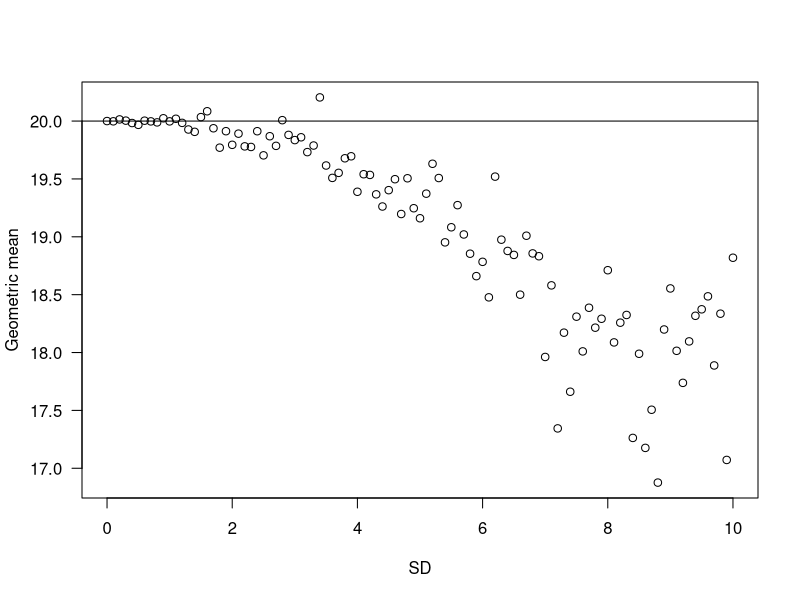
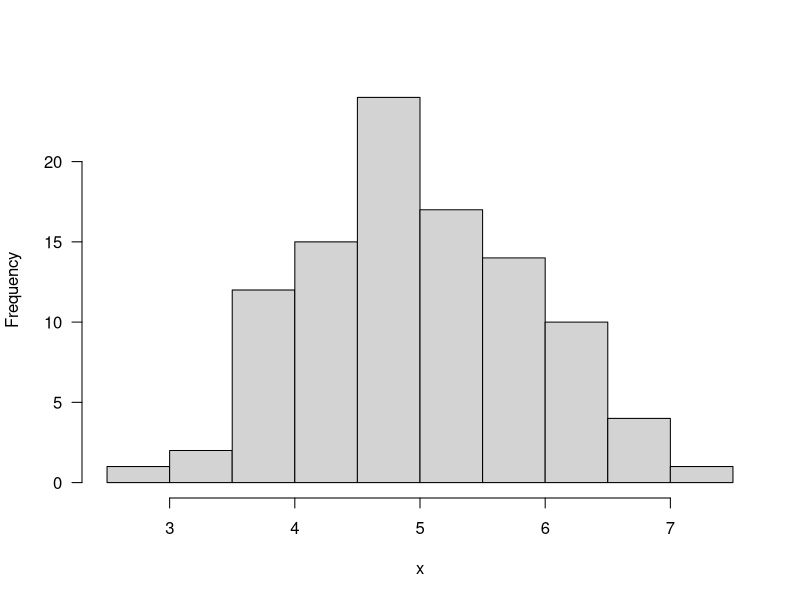
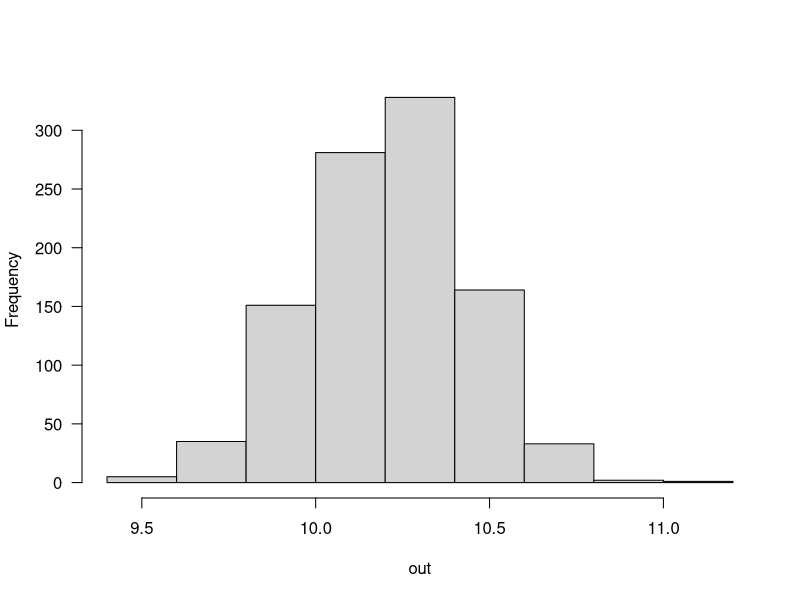
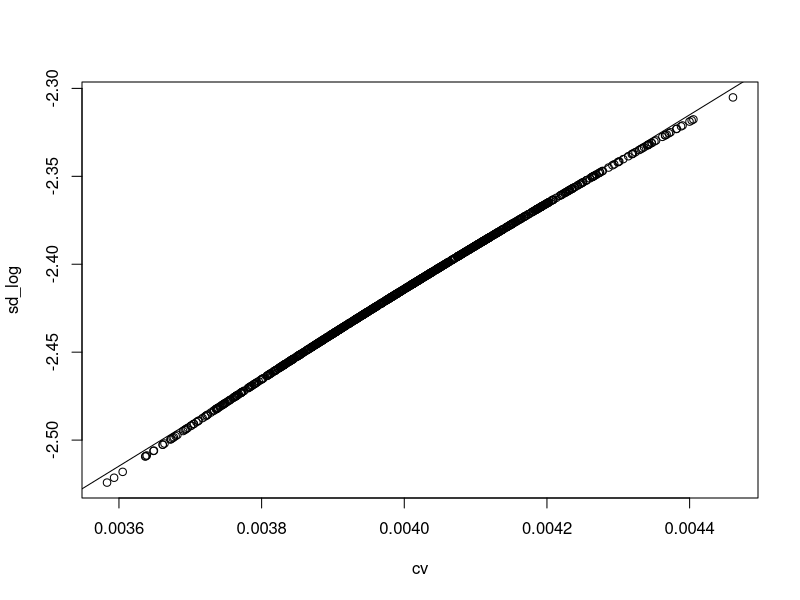

Source code (R) for these figures, in order:
out=NULL
sdvals=seq(0,10,0.1)

for(i in 1:length(sdvals)){
  d=rnorm(500,20,sd=sdvals[i])
  d=d[which(d>0)]
  out[i]=exp(mean(log(d)))
}

plot(sdvals,out,las=1,xlab='SD',ylab='Geometric mean')
abline(h=20)


#**函数：** hist(x, breaks = "Sturges", freq = NULL, probability = !freq,
#* include.lowest = TRUE, right = TRUE, density = NULL, angle = 45, col = "lightgray", border = NULL, main = paste("Histogram of" , xname), xlim = range(breaks), ylim = NULL, xlab = xname, ylab, axes = TRUE, plot = TRUE, 
#* labels = FALSE, nclass = NULL, 
#* warn.unused = TRUE, ...) 
#* #参数： x：数据一个向量，用来绘制直方图的数据） main：直方图标题。（不多谈）
#* 
x=rnorm(100,5,1)
hist(x,las=1,main='')

set.seed(1)
x=rnorm(50,10,2)
se_x=sqrt(var(x)/length(x))

out=NULL
for (i in 1:1000){
  sample=sample(x,replace=TRUE)
  out[i]=mean(sample)
}
hist(out,las=1,main='')
sd(out)
se_x
quantile(out,c(0.025,0.975))
mean(x)-1.96*se_x
mean(x)+1.96*se_x


#exercise1
set.seed(1)
x=rnorm(1000,10,2)
se_x=sqrt(var(x)/length(x))
mean(x)+1.96*se_x



#exercise2
cv=NULL
sd_log=NULL
for(i in 1:1000){
  x=rnorm(1000,10,2)
  sampling = sample(x,500,replace=TRUE)
  cv[i]=sqrt(var(sampling))/length(sampling)
  sd=sqrt(var(sampling)/length(sampling))
  sd_log[i]=log(sd)
}
plot(cv,sd_log)
fit_line<-lm(sd_log ~ cv)
abline(fit_line)